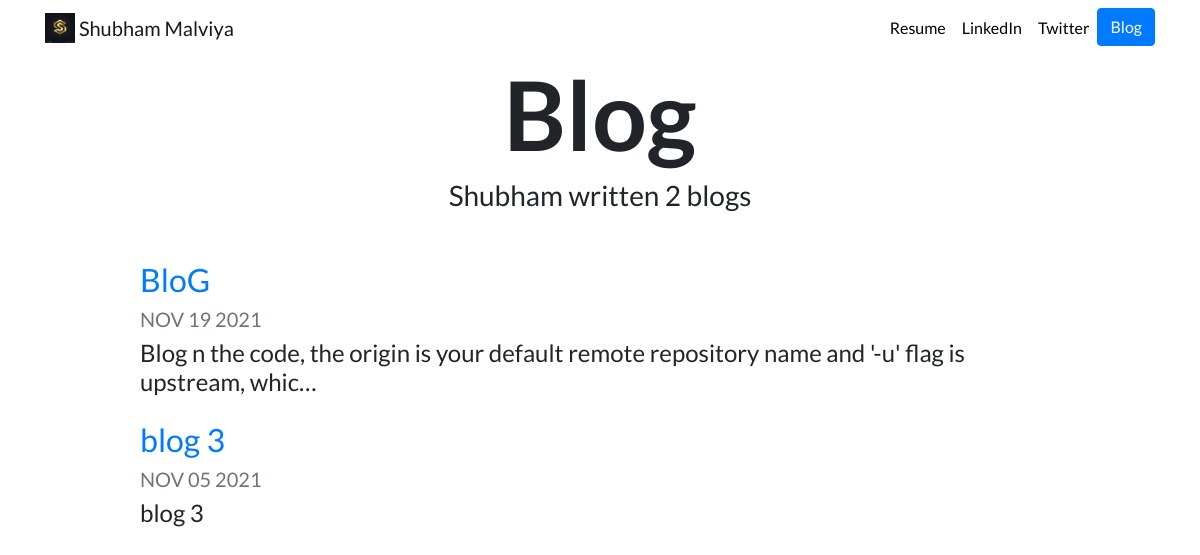
Screenshot of /blog/ with the database file from the repository.
### blog/models.py (models this page shows, shortened)
class Blog(models.Model):
    title = models.CharField(max_length=200)
    description = models.TextField()
    date = models.DateField()

### blog/views.py (the view)
# urls.py: path('',blog, name='blog'),
def blog(request):
    blogs = Blog.objects.order_by('-date')
    return render(request,'blog/blog.html', {'blogs': blogs})

### blog/templates/blog/blog.html
{% extends "portfolio/base.html" %}
{% load static %}
{% block content %}
<h1 id="blogtitle" class="font-weight-bold text-center">Blog</h1>
<h3 class="text-center mb-5">Shubham written {{ blogs.count }} blog{{ blogs.count|pluralize }}</h3>
{% for blog in blogs %}
<div class="row justify-content-center my-3">
  <div class="col-md-10">
    <a href="{% url 'blog:detail' blog.id %}">
      <h2>{{ blog.title }}</h2>
    </a>
    <h5 class="text-muted">{{ blog.date|date:'M d Y'|upper }}</h5>
    <h4>{{ blog.description|striptags|truncatechars:100 }}</h4>
  </div>
</div>
{% endfor %}
{% endblock %}

### portfolio/static/portfolio/custom.css (style rules this page uses)
body { font-family: 'Lato', sans-serif; }
#blogtitle { font-size: 6rem; }

### rows the page displays
Blog: title "BloG", date "NOV 19 2021", description "Blog n the code, the origin is your default remote repository name and '-u' flag is upstream, whic…"
Blog: title "blog 3", date "NOV 05 2021", description "blog 3"

### other values shown
{{ blogs.count }} "2"
